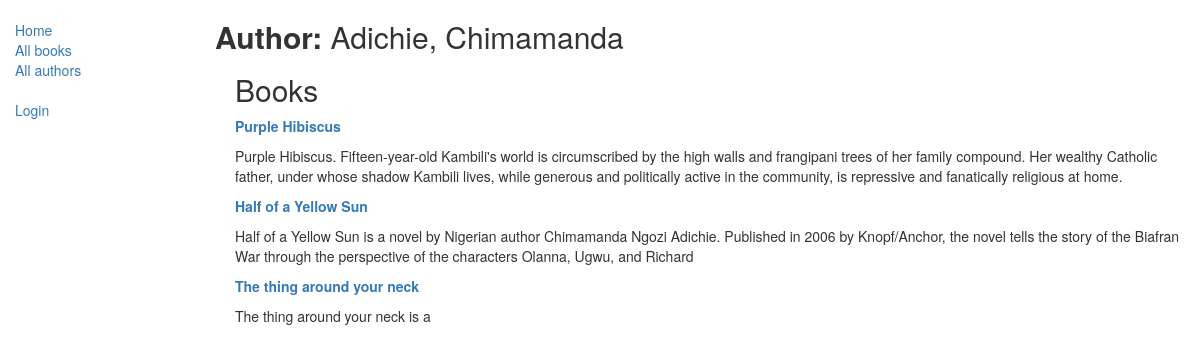
The page /catalog/authors/3 on the database its author committed.
### catalog/models.py (models this page shows, shortened)
class Author(models.Model):
    first_name = models.CharField(max_length=100)
    last_name = models.CharField(max_length=100)
    date_of_birth = models.DateField(null=True, blank=True)
    date_of_death = models.DateField('died', null=True, blank=True)
    class Meta:
        ordering = ["last_name","first_name"]
    def __str__(self):
        return '{0}, {1}'.format(self.last_name,self.first_name)

class Book(models.Model):
    title = models.CharField(max_length=200)
    author = models.ForeignKey('Author', on_delete=models.SET_NULL, null=True)
    summary = models.TextField(max_length=1000, help_text='Enter a brief description of the book')
    isbn = models.CharField('ISBN',max_length=13, help_text='13 Character <a href="https://www.isbn-international.org/content/what-isbn">ISBN number</a>')
    genre = models.ManyToManyField(Genre, help_text='Select a genre for this book')
    language = models.ForeignKey('Language', on_delete=models.SET_NULL, null=True)
    def __str__(self):
        return self.title
    def display_genre(self):
        """
        Creates a string for the Genre. This is required to display genre in Admin.
        """
        return ', '.join([ genre.name for genre in self.genre.all()[:3] ])
    display_genre.short_description = 'Genre'

### catalog/views.py (the view)
# urls.py: path('authors/<int:pk>', views.author_detail_view , name = 'author-detail'),
def author_detail_view(request , pk):
     author_id = Author.objects.get(pk= pk)
     books_by_author = Book.objects.filter(author = author_id)
     return render(
         request,
         'catalog/author_detail.html',
         context ={'author': author_id, 'books_by_author':books_by_author,}
     )

### catalog/templates/catalog/author_detail.html (shortened to what this page needs)
{% extends "catalog/base_generic.html" %}
{% block content %}
    <h2><strong>Author: </strong>{{author}}</h2>
    <div  style ="margin-left: 20px; margin-top:20px;">
        <h2>Books</h2>
        {% for copy in books_by_author %}
            <p><strong><a href ="{%url 'book-detail' copy.id%}">{{copy}}</strong></a></p>
            <p>{{copy.summary}}</p>
        {% endfor %}
    </div>
{% endblock %}

### rows shown on the page
Author: last_name+first_name "Adichie, Chimamanda"
Book: title "Purple Hibiscus", summary "Purple Hibiscus. Fifteen-year-old Kambili's world is circumscribed by the high walls and frangipani trees of her family compound. Her wealthy Catholic father, under whose shadow Kambili lives, while generous and politically active in the community, is repressive and fanatically religious at home."
Book: title "Half of a Yellow Sun", summary "Half of a Yellow Sun is a novel by Nigerian author Chimamanda Ngozi Adichie. Published in 2006 by Knopf/Anchor, the novel tells the story of the Biafran War through the perspective of the characters Olanna, Ugwu, and Richard"
Book: title "The thing around your neck", summary "The thing around your neck is a"
